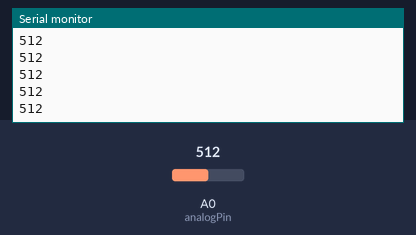
Simulated run of this sketch. Board: Arduino Uno, built with avr-gcc and run on an emulated ATmega328P. Parts: the last lines printed to the serial monitor. Inputs (shaded band) come from the test bench; at power-on: A0 (analogPin) = 512.

Above: at 1.2 s.
1.3 s: A0 (analogPin) set to 716
At 2.0 s:
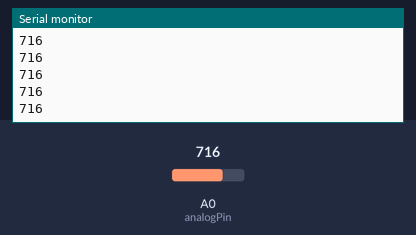
2.8 s: A0 (analogPin) set to 900
At 3.6 s:
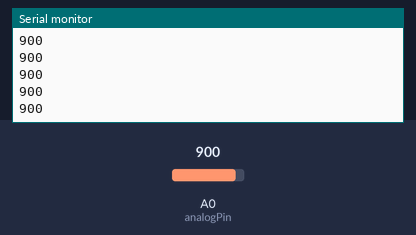
Timing chart, 0 to 5.8 s (numbered marks = the images above; inputs shaded):
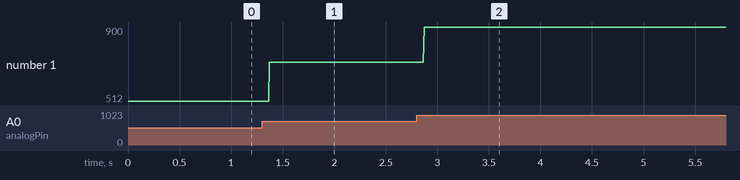

The sketch:

ociloArduino.ino
```cpp
// colocar referente a porta usada no arduino
int analogPin = A0;

int val = 0;

void setup() {
  Serial.begin(9600);
  Serial.setTimeout(1);
}

void loop() {
  val = analogRead(analogPin);
  Serial.println(val);
}
```

Measured:
- after the input at 1.3 s, the serial monitor: prints a new line after 0.07 s (image 1)
- after the input at 2.8 s, the serial monitor: prints a new line after 0.07 s (image 2)
- plotted number 1: 512 → 716 after the input at 1.3 s, 716 → 900 after the input at 2.8 s
